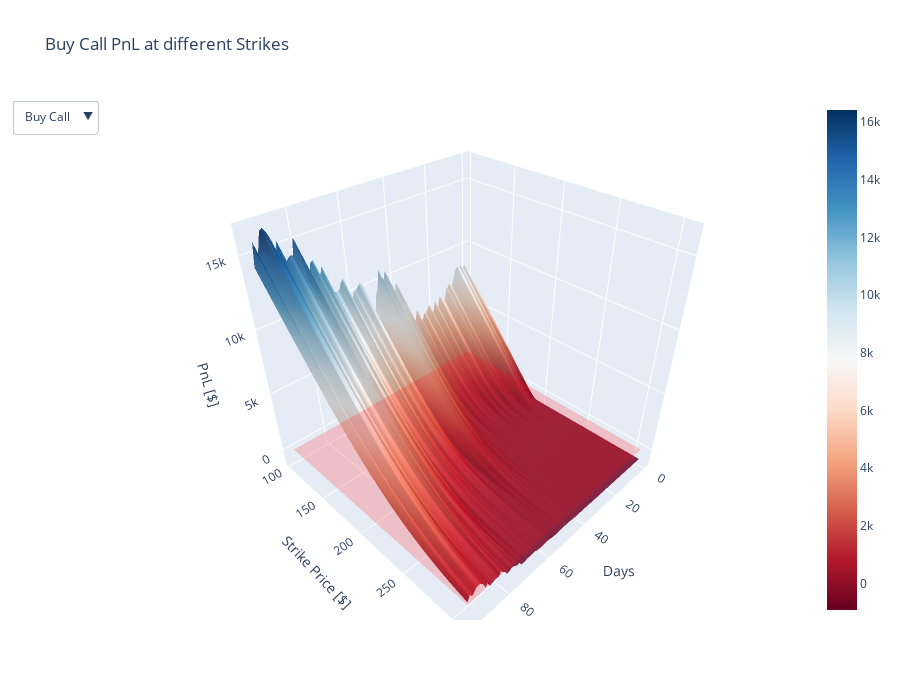

Notebook code cell kept with this figure:
### Markdown cell above
The assumption of having the same implied volatility might be reasonable for strike prices close to that of the option we initially selected. However, as we move further in-the-money (ITM) or out-of-the-money (OTM), the variation in implied volatility should be accounted for and appropriately modeled.

### Code cell
# TIME & STRIKE GRID 
import plotly.io as pio
pio.renderers.default = 'plotly_mimetype'#making sure the 3D plots would show ...

strikes = np.linspace(0.5*strike_price, 1.5*strike_price, 50) #lets change it linearly
time_days = np.arange(len(stock_prices))
taus = time_days / 252
T_mesh, K_mesh = np.meshgrid(time_days, strikes)

#  GENERIC PnL FUNCTION 
def pnl_surface(position, option_type, premium, vol):
    pnl = np.zeros_like(T_mesh, dtype=float)
    for i, K in enumerate(strikes):
        for j, (S, tau) in enumerate(zip(stock_prices, taus)):
            price = black_scholes(option_type, S, K, tau, r, vol)
            if position == 'buy':
                pnl[i,j] = (price - premium) * contracts * 100 - fees
            else:
                pnl[i,j] = (premium - price) * contracts * 100 - fees
    return pnl

# CALCULATE SURFACES 
buy_call_pnl  = pnl_surface('buy',  'call', df.loc['call','ask'], vol_call)
sell_call_pnl = pnl_surface('sell', 'call', df.loc['call','bid'], vol_call)
buy_put_pnl   = pnl_surface('buy',  'put',  df.loc['put','ask'],  vol_put)
sell_put_pnl  = pnl_surface('sell', 'put',  df.loc['put','bid'],  vol_put)

bep_plane = np.zeros_like(T_mesh)

#  CREATE 4 SEPARATE 3D PLOTS 
plots = [
    (buy_call_pnl,  "Buy Call PnL",  'Viridis'),
    (sell_call_pnl, "Sell Call PnL", 'Reds'),
    (buy_put_pnl,   "Buy Put PnL",   'Blues'),
    (sell_put_pnl,  "Sell Put PnL",  'Purples')
]

# CREATE ONE INTERACTIVE PLOT WITH DROPDOWN 
fig1 = go.Figure()

# Default trace
fig1.add_trace(go.Surface(x=T_mesh, y=K_mesh, z=buy_call_pnl, colorscale='RdBu', opacity=0.9))
fig1.add_trace(go.Surface(x=T_mesh, y=K_mesh, z=bep_plane, colorscale=[[0,'red'],[1,'red']], opacity=0.2, showscale=False))

# Dropdown buttons
buttons = [
    dict(label="Buy Call",
         method="update",
         args=[{"z":[buy_call_pnl, bep_plane]},
               {"title":"Buy Call PnL at different Strikes"}]),
    dict(label="Sell Call",
         method="update",
         args=[{"z":[sell_call_pnl, bep_plane]},
               {"title":"Sell Call PnL at different Strikes"}]),
    dict(label="Buy Put",
         method="update",
         args=[{"z":[buy_put_pnl, bep_plane]},
               {"title":"Buy Put PnL at different Strikes"}]),
    dict(label="Sell Put",
         method="update",
         args=[{"z":[sell_put_pnl, bep_plane]},
               {"title":"Sell Put PnL at different Strikes"}])
]

fig1.update_layout(
    updatemenus=[dict(active=0, buttons=buttons)],
    title="Buy Call PnL at different Strikes",
    scene=dict(
        xaxis_title='Days',
        yaxis_title='Strike Price [$]',
        zaxis_title='PnL [$]'
    ),
    width=900,
    height=700
)

fig1.show()

### Figure 1 — Plotly figure (JSON) as saved in the notebook; plotly's stock layout.template omitted (floating-point values rounded to 4 significant figures; data arrays with more than 128 entries replaced by an {"elided": "..."} marker saying what was removed)
{"data": [{"colorscale": [[0, "rgb(103,0,31)"], [0.1, "rgb(178,24,43)"], [0.2, "rgb(214,96,77)"], [0.3, "rgb(244,165,130)"], [0.4, "rgb(253,219,199)"], [0.5, "rgb(247,247,247)"], [0.6, "rgb(209,229,240)"], [0.7, "rgb(146,197,222)"], [0.8, "rgb(67,147,195)"], [0.9, "rgb(33,102,172)"], [1, "rgb(5,48,97)"]], "opacity": 0.9, "type": "surface", "x": {"elided": "50x97 int values"}, "y": {"elided": "50x97 float values"}, "z": {"elided": "50x97 float values"}}, {"colorscale": [[0, "red"], [1, "red"]], "opacity": 0.2, "showscale": false, "type": "surface", "x": {"elided": "50x97 int values"}, "y": {"elided": "50x97 float values"}, "z": {"elided": "50x97 int values"}}], "layout": {"height": 700, "scene": {"xaxis": {"title": {"text": "Days"}}, "yaxis": {"title": {"text": "Strike Price [$]"}}, "zaxis": {"title": {"text": "PnL [$]"}}}, "title": {"text": "Buy Call PnL at different Strikes"}, "updatemenus": [{"active": 0, "buttons": [{"args": [{"z": {"elided": "2x50x97 float values"}}, {"title": "Buy Call PnL at different Strikes"}], "label": "Buy Call", "method": "update"}, {"args": [{"z": {"elided": "2x50x97 float values"}}, {"title": "Sell Call PnL at different Strikes"}], "label": "Sell Call", "method": "update"}, {"args": [{"z": {"elided": "2x50x97 float values"}}, {"title": "Buy Put PnL at different Strikes"}], "label": "Buy Put", "method": "update"}, {"args": [{"z": {"elided": "2x50x97 float values"}}, {"title": "Sell Put PnL at different Strikes"}], "label": "Sell Put", "method": "update"}]}], "width": 900}}
